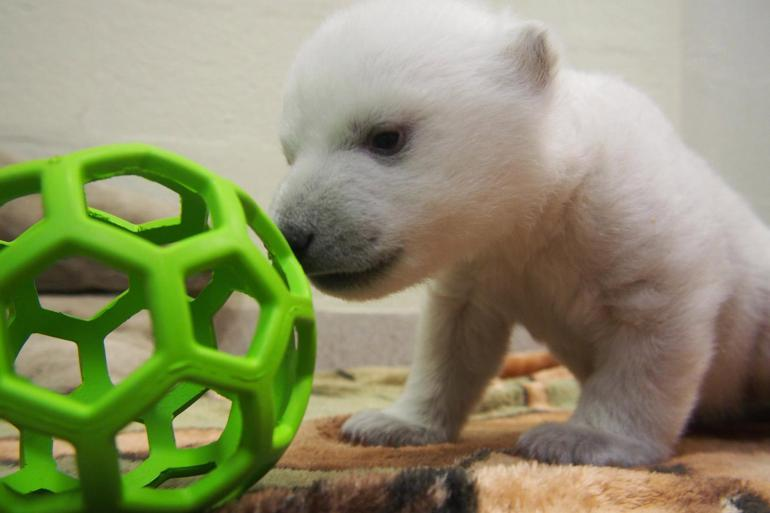
#> input picture kod/ml/img.png, 770 x 513 px
$ jupyter execute convolution.ipynb   (shell and % lines are left out)
#> lines starting #> are read from the running program, lines starting #| are printed output that depends on the picture
[cell 1]
import os
from PIL import Image

[cell 2]
os.listdir()

Wczytujemy obrazek:

[cell 3]
img = Image.open('img.png')
#> img is the input picture: PIL image 770x513 RGB; mean R, G, B 140.1, 142.2, 106.5

Zamieniamy go w macierz (x * y * rgb):

[cell 4]
import numpy as np
import matplotlib.pyplot as plt

[cell 5]
img = np.array(img)

Wyświetlamy obrazek:

[cell 6]
plt.imshow(img)

Teraz zrobimy średnią z RGB i w ten sposób zamienimy obrazek na czarno-biały:

[cell 7]
img_bw = img.mean(axis=2)
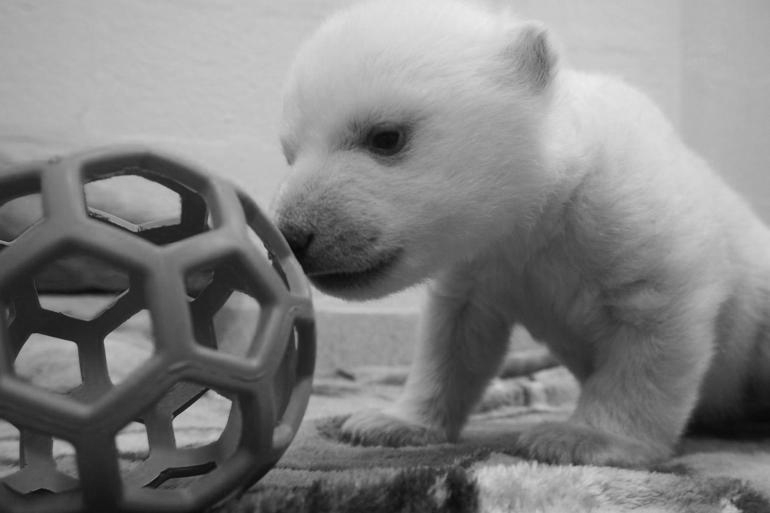
#> img_bw: shape (513, 770) float64; min 4.67, max 237, mean 129.6
plt.imshow(img_bw, cmap='gray')

Chcemy przepleść ten obrazek z takim prostym filtrem do wykrywania krawędzi:

[cell 8]
# tworzymy filtr
kern = np.array([[-1,-1,-1,],[-1, 8, -1], [-1,-1,-1]])
plt.imshow(kern, cmap='gray', interpolation='none')
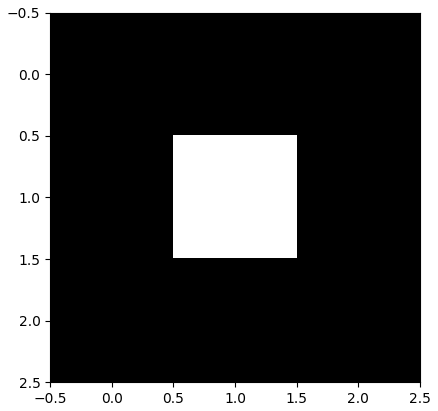
#> figure drawn by matplotlib, 1 panel

[cell 9]
from scipy.ndimage import convolve

[cell 10]
img_bw_flt = convolve(img_bw, kern)
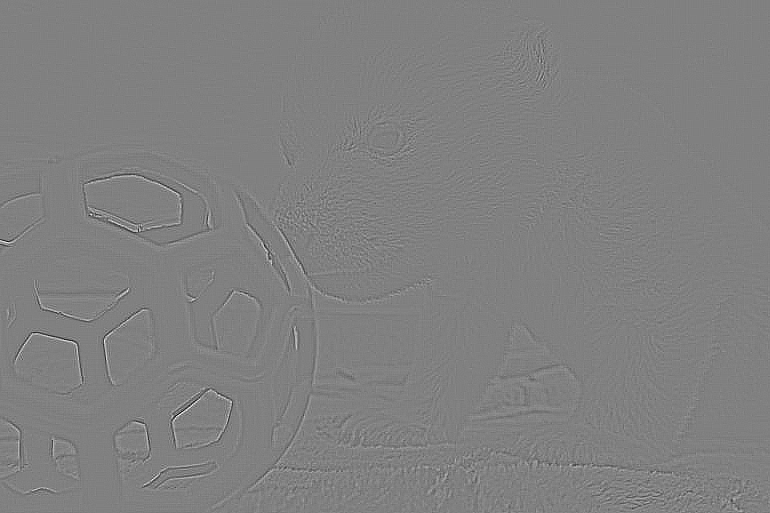
#> img_bw_flt: shape (513, 770) float64; min -338.7, max 332, mean 0; drawn with min black and max white
plt.imshow(img_bw_flt, cmap='gray', interpolation='none')

Nie widać tego za dobrze, weźmiemy wycinek całości: oko misia jest w 100:200, 300:500

[cell 11]
oko = img[100:200, 300:500, :]
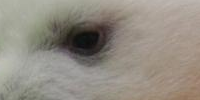
#> oko: shape (100, 200, 3); mean R, G, B 146.8, 140.6, 130.4
oko_bw = img_bw[100:200, 300:500]
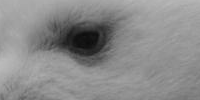
#> oko_bw: shape (100, 200) float64; min 12.33, max 187.7, mean 139.3
oko_bw_flt = img_bw_flt[100:200, 300:500]
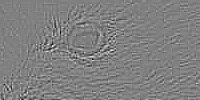
#> oko_bw_flt: shape (100, 200) float64; min -121, max 119, mean 0; drawn with min black and max white

[cell 12]
fig, ax = plt.subplots(ncols=3, figsize=(30,10))
ax[0].imshow(oko)
ax[1].imshow(oko_bw, cmap='gray', interpolation='none')
ax[2].imshow(oko_bw_flt, cmap='gray', interpolation='none')

# usuwamy znaczniki
for a in ax:
    a.set_xticks([])
    a.set_yticks([])

[cell 13]
from skimage.filters import gabor_kernel

[cell 14]
kern = np.real(gabor_kernel(0.2, theta=np.pi/3))
plt.imshow(kern, cmap='gray', interpolation='none')
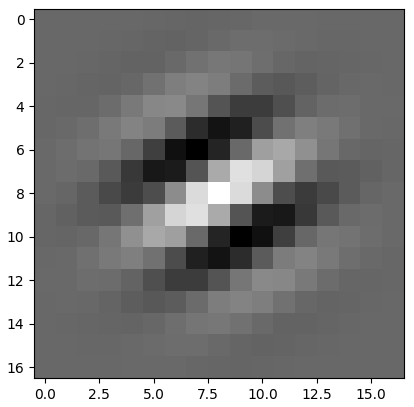
#> figure drawn by matplotlib, 1 panel

[cell 15]
oko_bw_flt = convolve(oko_bw, kern)
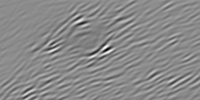
#> oko_bw_flt: shape (100, 200) float64; min -4.51, max 4.4, mean 0.313; drawn with min black and max white

[cell 16]
fig, ax = plt.subplots(ncols=3, figsize=(30,10))
ax[0].imshow(oko)
ax[1].imshow(oko_bw, cmap='gray', interpolation='none')
ax[2].imshow(oko_bw_flt, cmap='gray', interpolation='none')

# usuwamy znaczniki
for a in ax:
    a.set_xticks([])
    a.set_yticks([])
